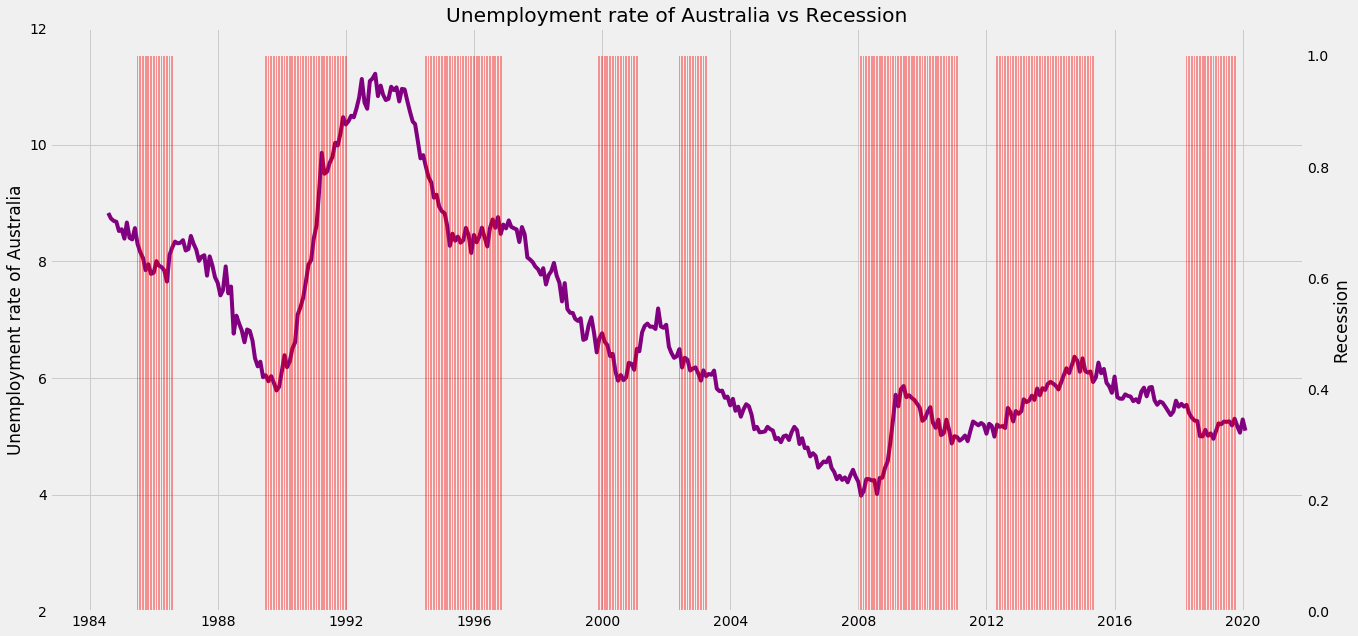

Here is the Python script that generated this plot:
#!/usr/bin/env python
# coding: utf-8

# In[6]:


#importing necessary libraries
import numpy as np
import pandas as pd
import matplotlib.pyplot as plt
get_ipython().run_line_magic('matplotlib', 'inline')
# setting up our figure size
plt.rcParams['figure.figsize']=(20,10) 
 # using a theme for better visualization
plt.style.use('fivethirtyeight')
# Read the AU Dataset
AU_Final = pd.read_csv('AU Final.csv') 
#setting date column to datetime
AU_Final.Date = pd.to_datetime(AU_Final.Date) 
#setting date column as index
AU_Final.set_index('Date', inplace=True) 

fig, ax1 = plt.subplots()
ax2 = ax1.twinx()  # setting up the second axis
ax1.plot(AU_Final['Unemployment_Rate'], color="purple") #first axis
ax2.bar(AU_Final.index, AU_Final.Recession,width=20, alpha=0.4, color='red') #second axis
ax2.grid(b=False) # turning off the grid line of the second axis for cleaner visualization
ax1.set_ylim([2,12]) #setting up a limmit on first axis
#giving meaningful names to the chart and both axises 
ax1.set_title("Unemployment rate of Australia vs Recession")
ax1.set_ylabel('Unemployment rate of Australia')
ax2.set_ylabel('Recession')
